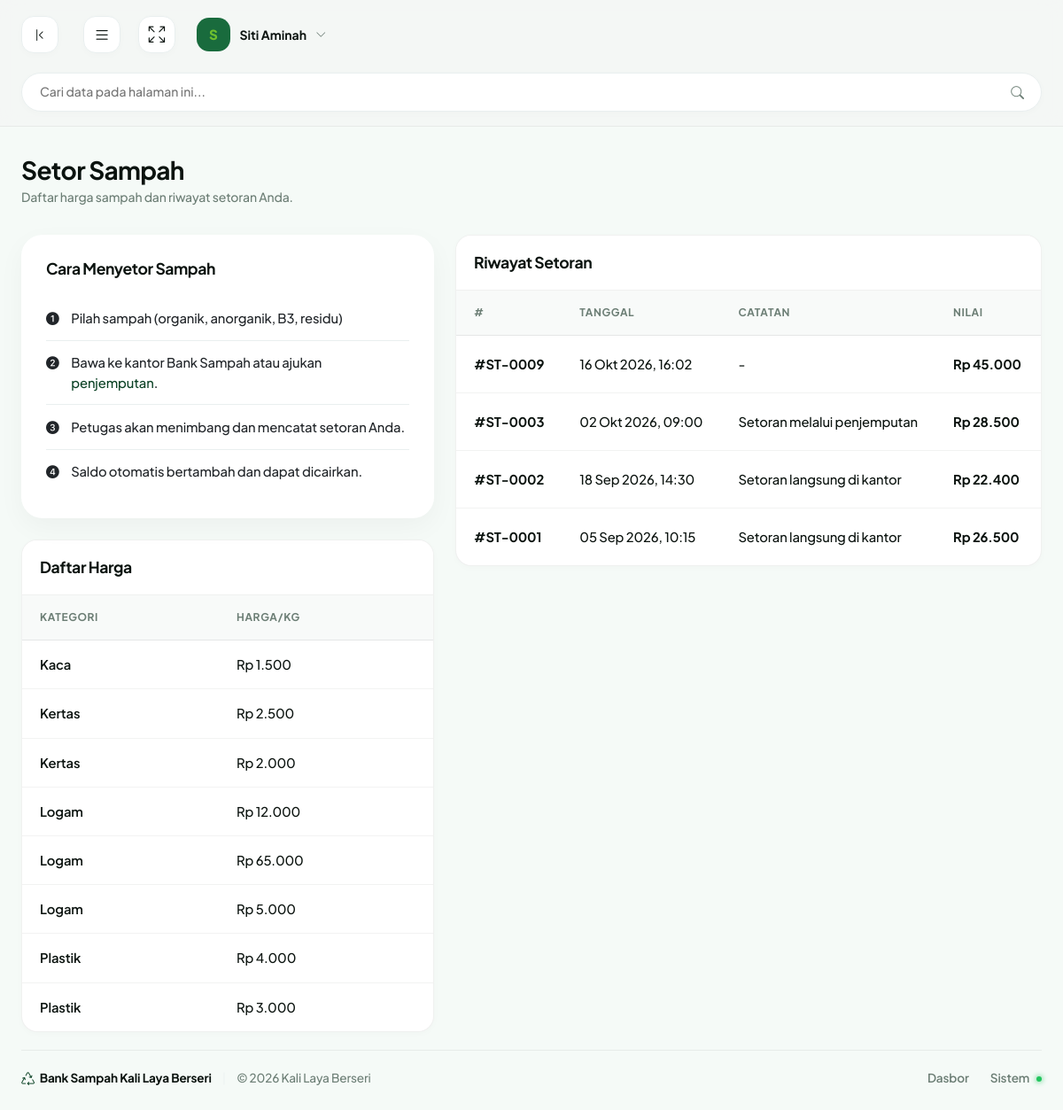
Screenshot of /nasabah/setor.php (signed in) with the database file from the repository.
### tables this page shows
CREATE TABLE `jenis_sampah` (
  `id` int NOT NULL,
  `nama` varchar(100) NOT NULL,
  `kategori` varchar(50) NOT NULL,
  `harga_per_kg` decimal(12,2) NOT NULL DEFAULT '0.00',
  `stok_kg` decimal(12,2) NOT NULL DEFAULT '0.00',
  `created_at` timestamp NOT NULL DEFAULT CURRENT_TIMESTAMP
);

CREATE TABLE `setoran` (
  `id` int NOT NULL,
  `user_id` int NOT NULL,
  `tanggal` datetime NOT NULL,
  `total_nilai` decimal(14,2) NOT NULL DEFAULT '0.00',
  `petugas_id` int DEFAULT NULL,
  `catatan` text
);

### includes/fungsi.php (called while the page is built, shortened)
<?php
if (!function_exists('e')) {
    function e($value): string
    {
        return htmlspecialchars((string) $value, ENT_QUOTES, 'UTF-8');
    }
}
if (!function_exists('rupiah')) {
    function rupiah($angka, bool $prefix = true): string
    {
        $hasil = number_format((float) $angka, 0, ',', '.');
        return $prefix ? 'Rp ' . $hasil : $hasil;
    }
}
if (!function_exists('tanggal_id')) {
    function tanggal_id(?string $tanggal): string
    {
        $bulan = [
            1 => 'Jan', 'Feb', 'Mar', 'Apr', 'Mei', 'Jun',
            'Jul', 'Agu', 'Sep', 'Okt', 'Nov', 'Des',
        ];
        $ts = strtotime($tanggal);
        return date('d', $ts) . ' ' . $bulan[(int) date('n', $ts)] . ' ' . date('Y', $ts);
    }
}
if (!function_exists('tanggal_waktu_id')) {
    function tanggal_waktu_id(?string $tanggal): string
    {
        $ts = strtotime($tanggal);
        return tanggal_id($tanggal) . ', ' . date('H:i', $ts);
    }
}
if (!function_exists('potong_teks')) {
    function potong_teks(string $teks, int $panjang = 120): string
    {
        $teks = trim(strip_tags($teks));
        if (mb_strlen($teks) <= $panjang) {
            return $teks;
        }
        return mb_substr($teks, 0, $panjang) . '…';
    }
}

### includes/auth.php (called while the page is built, shortened)
<?php
require_once __DIR__ . '/fungsi.php';
if (!function_exists('current_user')) {
    function current_user(): array
    {
        return [
            'id_user' => (int) ($_SESSION['id_user'] ?? 0),
            'name'    => $_SESSION['name'] ?? '',
            'email'   => $_SESSION['email'] ?? '',
            'role'    => $_SESSION['role'] ?? '',
        ];
    }
}

### nasabah/setor.php (the view, shortened to what this page needs)
<?php
require_once __DIR__ . '/../includes/auth.php';
$u   = current_user();
$uid = $u['id_user'];
$detail = null;
$detail_items = [];
if (!$detail) {
    $stmt = mysqli_prepare($con, "SELECT s.id, s.tanggal, s.total_nilai, s.catatan FROM setoran s WHERE s.user_id = ? ORDER BY s.tanggal DESC");
    mysqli_stmt_bind_param($stmt, 'i', $uid);
    mysqli_stmt_execute($stmt);
    $res = mysqli_stmt_get_result($stmt);
    $setoran_rows = [];
    while ($r = mysqli_fetch_assoc($res)) { $setoran_rows[] = $r; }
}
$harga_list = mysqli_query($con, "SELECT * FROM jenis_sampah ORDER BY kategori");
require __DIR__ . '/../includes/header.php';
?>
<?php if ($detail): ?>
  <div class="row g-4">
    <div class="col-lg-8">
      <div class="table-card-custom">
        <div class="table-header-control">
          <h2 class="card-title mb-0">Setoran #ST-<?= e(str_pad($detail['id'], 4, '0', STR_PAD_LEFT)) ?></h2>
          <span class="badge-table success">Selesai</span>
        </div>
        <div class="table-responsive">
          <table class="table-custom">
            <thead><tr><th>Kategori</th><th>Berat</th><th>Harga/kg</th><th class="text-end">Subtotal</th></tr></thead>
            <tbody>
              <?php foreach ($detail_items as $it): ?>
                <tr>
                  <td class="table-product-name"><?= e($it['kategori']) ?></td>
                  <td><?= e(kg($it['berat_kg'])) ?></td>
                  <td><?= e(rupiah($it['harga_per_kg'])) ?></td>
                  <td class="table-amount text-end"><?= e(rupiah($it['subtotal'])) ?></td>
                </tr>
              <?php endforeach; ?>
            </tbody>
          </table>
        </div>
        <div class="total-bar mt-3"><span>Total</span><span class="total-value"><?= e(rupiah($detail['total_nilai'])) ?></span></div>
      </div>
    </div>
    <div class="col-lg-4">
      <div class="card">
        <div class="card-header"><h2 class="card-title">Informasi</h2></div>
        <ul class="clean-list">
          <li class="clean-list-item"><i class="bi bi-calendar-event"></i><div><div class="stat-mini-label">Tanggal</div><div><?= e(tanggal_waktu_id($detail['tanggal'])) ?></div></div></li>
          <li class="clean-list-item"><i class="bi bi-person-badge"></i><div><div class="stat-mini-label">Petugas</div><div><?= e($detail['petugas'] ?: '-') ?></div></div></li>
          <li class="clean-list-item"><i class="bi bi-journal-text"></i><div><div class="stat-mini-label">Catatan</div><div><?= e($detail['catatan'] ?: '-') ?></div></div></li>
        </ul>
      </div>
    </div>
  </div>
<?php else: ?>
  <div class="row g-4">
    <div class="col-lg-5">
      <div class="card">
        <div class="card-header"><h2 class="card-title">Cara Menyetor Sampah</h2></div>
        <ul class="clean-list">
          <li class="clean-list-item"><i class="bi bi-1-circle-fill"></i><div>Pilah sampah (organik, anorganik, B3, residu)</div></li>
          <li class="clean-list-item"><i class="bi bi-2-circle-fill"></i><div>Bawa ke kantor Bank Sampah atau ajukan <a href="jemput.php">penjemputan</a>.</div></li>
          <li class="clean-list-item"><i class="bi bi-3-circle-fill"></i><div>Petugas akan menimbang dan mencatat setoran Anda.</div></li>
          <li class="clean-list-item"><i class="bi bi-4-circle-fill"></i><div>Saldo otomatis bertambah dan dapat dicairkan.</div></li>
        </ul>
      </div>
      <div class="table-card-custom mt-4">
        <div class="table-header-control"><h2 class="card-title mb-0">Daftar Harga</h2></div>
        <div class="table-responsive">
          <table class="table-custom">
            <thead><tr><th>Kategori</th><th>Harga/kg</th></tr></thead>
            <tbody>
              <?php while ($h = mysqli_fetch_assoc($harga_list)): ?>
                <tr>
                  <td class="table-product-name"><?= e($h['kategori']) ?></td>
                  <td><?= e(rupiah($h['harga_per_kg'])) ?></td>
                </tr>
              <?php endwhile; ?>
            </tbody>
          </table>
        </div>
      </div>
    </div>
    <div class="col-lg-7">
      <div class="table-card-custom">
        <div class="table-header-control"><h2 class="card-title mb-0">Riwayat Setoran</h2></div>
        <div class="table-responsive">
          <table class="table-custom">
            <thead><tr><th>#</th><th>Tanggal</th><th>Catatan</th><th>Nilai</th><th class="text-end">Aksi</th></tr></thead>
            <tbody>
              <?php if (empty($setoran_rows)): ?>
                <tr><td colspan="5" class="text-center text-muted-green py-4">Belum ada setoran.</td></tr>
              <?php else: foreach ($setoran_rows as $s): ?>
                <tr>
                  <td class="table-order-id">#ST-<?= e(str_pad($s['id'], 4, '0', STR_PAD_LEFT)) ?></td>
                  <td><?= e(tanggal_waktu_id($s['tanggal'])) ?></td>
                  <td><?= e(potong_teks($s['catatan'] ?: '-', 40)) ?></td>
                  <td class="table-amount"><?= e(rupiah($s['total_nilai'])) ?></td>
                  <td class="text-end"><a href="setor.php?id=<?= e($s['id']) ?>" class="table-btn-action" title="Detail"><i class="bi bi-eye"></i></a></td>
                </tr>
              <?php endforeach; endif; ?>
            </tbody>
          </table>
        </div>
      </div>
    </div>
  </div>
<?php endif; ?>
<?php require __DIR__ . '/../includes/footer.php'; ?>

### assets/css/main.css (style rules this page uses)
:root { --bs-body-bg: #F5FAF7; --bs-body-font-family: 'Plus Jakarta Sans', sans-serif; --brand-forest-dark: #0C5429; --brand-forest-medium: #0A4124; --brand-forest-light: #196B3D; --brand-lime: #6FBF2E; --brand-lime-hover: #7FCE3E; --brand-lime-translucent: rgba(84, 155, 27, 0.18); --text-main: #0B130F; --text-muted-green: #6C7E75; --text-sidebar-muted: #879A91; --card-background: #FFFFFF; --border-light: #E9EFEF; --border-dark-green: rgba(255, 255, 255, 0.1); --sys-green: #22C55E; --sys-green-bg: #DCFCE7; --sys-red: #EF4444; --sys-red-bg: #FEE2E2; --sys-orange: #F97316; --sys-orange-bg: #FFEDD5; --sidebar-width: 280px; --navbar-height: 80px; --radius-xxl: 24px; --radius-xl: 18px; --radius-lg: 14px; --radius-md: 10px; --radius-sm: 6px; --shadow-sm: 0 2px 8px rgba(11, 19, 15, 0.02); --shadow-md: 0 10px 30px rgba(11, 19, 15, 0.04); --shadow-lg: 0 20px 50px rgba(11, 19, 15, 0.08); }
body { background-color: var(--bs-body-bg); color: var(--text-main); font-family: var(--bs-body-font-family); font-size: 0.925rem; font-weight: 500; -webkit-font-smoothing: antialiased; letter-spacing: -0.01em; }
h1, h2, h3, h4, h5, h6, .h1, .h2, .h3, .h4, .h5, .h6 { color: var(--text-main); font-weight: 700; letter-spacing: -0.025em; }
a { color: var(--brand-forest-medium); text-decoration: none; transition: all 0.25s ease-in-out; }
.card { background-color: var(--card-background); border: none; border-radius: var(--radius-xxl); padding: 1.75rem; box-shadow: var(--shadow-md); margin-bottom: 1.5rem; position: relative; overflow: hidden; }
.card-header { display: flex; align-items: center; justify-content: space-between; margin-bottom: 1.25rem; background: transparent !important; border: none !important; padding: 0 !important; }
.card-title { font-size: 1.1rem; font-weight: 700; color: var(--text-main); margin-bottom: 0; }
.table-card-custom { background-color: #FFFFFF; border-radius: var(--radius-xl); border: 1px solid rgba(11, 19, 15, 0.06) !important; box-shadow: var(--shadow-sm); overflow: hidden; margin-bottom: 1.25rem !important; width: 100%; }
.table-custom { width: 100%; margin-bottom: 0; vertical-align: middle; border-collapse: collapse; }
.table-custom th, .table-custom td { padding: 1rem 1.25rem; border-bottom: 1px solid rgba(11, 19, 15, 0.05); white-space: nowrap; }
.table-custom th { background-color: #F8FAF9; color: var(--text-muted-green); font-size: 0.75rem; text-transform: uppercase; font-weight: 700; letter-spacing: 0.05em; border-bottom: 1px solid rgba(11, 19, 15, 0.08); }
.table-custom tbody tr { transition: background-color 0.2s ease-in-out; }
.table-custom tbody tr:last-child td { border-bottom: none; }
.table-header-control { background-color: #FFFFFF; padding: 1.25rem; border-bottom: 1px solid rgba(11, 19, 15, 0.06); display: flex; align-items: center; justify-content: space-between; flex-wrap: wrap; gap: 1rem; }
.table-order-id { font-weight: 700; color: var(--text-main); }
.table-product-name { font-weight: 600; color: var(--text-main); }
.table-amount { font-weight: 700; color: var(--text-main); }

### assets/css/app.css (style rules this page uses)
.clean-list { list-style: none; margin: 0; padding: 0; }
.clean-list-item { display: flex; align-items: flex-start; gap: 0.85rem; padding: 0.85rem 0; border-bottom: 1px solid var(--border-light); }
.clean-list-item:last-child { border-bottom: none; }

### rows the page displays
jenis_sampah: kategori "Kaca", harga_per_kg "Rp 1.500"
jenis_sampah: kategori "Kertas", harga_per_kg "Rp 2.500"
jenis_sampah: kategori "Kertas", harga_per_kg "Rp 2.000"
jenis_sampah: kategori "Logam", harga_per_kg "Rp 12.000"
jenis_sampah: kategori "Logam", harga_per_kg "Rp 65.000"
jenis_sampah: kategori "Logam", harga_per_kg "Rp 5.000"
jenis_sampah: kategori "Plastik", harga_per_kg "Rp 4.000"
jenis_sampah: kategori "Plastik", harga_per_kg "Rp 3.000"
setoran: id "0009", tanggal "16 Okt 2026, 16:02", catatan "-", total_nilai "Rp 45.000"
setoran: id "0003", tanggal "02 Okt 2026, 09:00", catatan "Setoran melalui penjemputan", total_nilai "Rp 28.500"
setoran: id "0002", tanggal "18 Sep 2026, 14:30", catatan "Setoran langsung di kantor", total_nilai "Rp 22.400"
setoran: id "0001", tanggal "05 Sep 2026, 10:15", catatan "Setoran langsung di kantor", total_nilai "Rp 26.500"

### other values shown
mb_substr($u['name'] ?: 'U', 0, 1) "S"
$u['name'] "Siti Aminah"
$page_title "Setor Sampah"
$page_subtitle "Daftar harga sampah dan riwayat setoran Anda."
